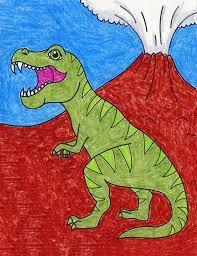
#> input picture input.jpeg, 197 x 256 px
$ python task02.py
#> lines starting #> are read from the running program, lines starting #| are printed output that depends on the picture
#> the answer given: input.jpeg
#> the answer given: out.png
#> the answer given: out.png
from PIL import Image

def encrypt_image(input_path, output_path):
#> called with input_path = 'input.jpeg', output_path = 'out.png'
    try:
        img = Image.open(input_path)
#> img is the input picture: PIL image 197x256 RGB; mean R, G, B 143.7, 105.9, 103.2
        pixels = img.load()

        width, height = img.size
#> width = 197; height = 256

        for i in range(width):
            for j in range(height):
                r, g, b = pixels[i, j]

                # swapping red and blue channels
                encrypted_pixel = (b, g, r)

                pixels[i, j] = encrypted_pixel

        img.save(output_path)
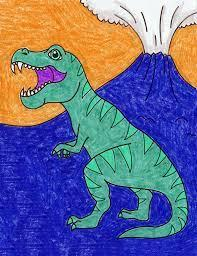
#> saved as out.png: PIL image 197x256 RGB; mean R, G, B 103.2, 105.9, 143.7
        print("Image encrypted successfully! Saved at:", output_path)
    except Exception as e:
        print("Error during encryption:", e)

def decrypt_image(input_path, output_path):
#> called with input_path = 'out.png', output_path = 'out.png'
    try:
        img = Image.open(input_path)
        pixels = img.load()

        width, height = img.size
#> width = 197; height = 256

        for i in range(width):
            for j in range(height):
                r, g, b = pixels[i, j]

                # swapping red and blue channels back
                decrypted_pixel = (b, g, r)

                pixels[i, j] = decrypted_pixel

        img.save(output_path)
        print("Image decrypted successfully! Saved at:", output_path)
    except Exception as e:
        print("Error during decryption:", e)

# Get user input for paths
input_image =input("Enter input image path: ")
encrypted_image =input("Encrypted img will be saved at and as: ")
decrypted_image =input("Decrypted img will be saved at and as: ")

# Encrypt the image
encrypt_image(input_image, encrypted_image)

# Decrypt the image
decrypt_image(encrypted_image, decrypted_image)
